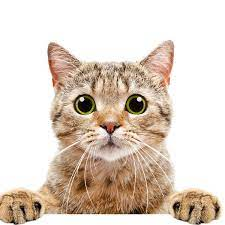
#> input picture Day_1/cat.png, 225 x 225 px, found by its file name
$ python 09_stack.py
#> lines starting #> are read from the running program, lines starting #| are printed output that depends on the picture; after the words box and inside, x2 and y2 are one past the last pixel; in counts of white or black regions, pixels touching at a corner belong together
import cv2
import numpy as np

def stackImages(scale, imgArray):
    rows = len(imgArray)
    cols = len(imgArray[0])
    rowsAvailable = isinstance(imgArray[0], list)
    width = imgArray[0][0].shape[1]
    height = imgArray[0][0].shape[0]
    if rowsAvailable:
        for x in range (0, rows):
            for y in range(0, cols):
                if imgArray[x][y].shape[:2] == imgArray[0][0].shape [:2]:
                    imgArray[x][y] = cv2.resize(imgArray[x][y], (0, 0), None, scale, scale)
                else:
                    imgArray[x][y] = cv2.resize(imgArray[x][y], (imgArray[0][0].shape[1], imgArray[0][0].shape[0]), None, scale, scale)
                if len(imgArray[x][y].shape) == 2: imgArray[x][y]= cv2.cvtColor( imgArray[x][y], cv2.COLOR_GRAY2BGR)
        imageBlank = np.zeros((height, width, 3), np.uint8)
        hor = [imageBlank]*rows
        hor_con = [imageBlank]*rows
        for x in range(0, rows):
            hor[x] = np.hstack(imgArray[x])
        ver = np.vstack(hor)
    else:
        for x in range(0, rows):
            if imgArray[x].shape[:2] == imgArray[0].shape[:2]:
                imgArray[x] = cv2.resize(imgArray[x], (0, 0), None, scale, scale)
            else:
                imgArray[x] = cv2.resize(imgArray[x], (imgArray[0].shape[1], imgArray[0].shape[0]), None,scale, scale)
            if len(imgArray[x].shape) == 2: imgArray[x] = cv2.cvtColor(imgArray[x], cv2.COLOR_GRAY2BGR)
        hor= np.hstack(imgArray)
        ver = hor
    return ver

img = cv2.imread('Day_1/cat.png')
#> img is the input picture: shape (225, 225, 3); mean B, G, R 197, 209.1, 222.5
kernel = np.ones((5,5),np.uint8)

imgGray = cv2.cvtColor(img,cv2.COLOR_BGR2GRAY)
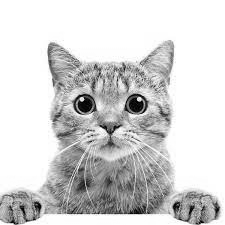
#> imgGray: shape (225, 225); min 0, max 255, mean 211.7
imgBlur = cv2.GaussianBlur(imgGray, (7,7), 0)
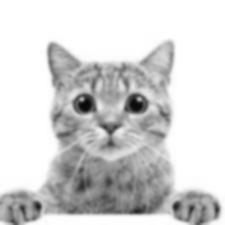
#> imgBlur: shape (225, 225); min 8, max 255, mean 211.7
imgCanny = cv2.Canny(img, 150, 200)
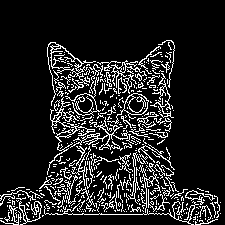
#> imgCanny: shape (225, 225); 13.4% white in thin lines or dots, all inside (x1, y1, x2, y2) = (0, 40, 221, 225)
imgDialation = cv2.dilate(imgCanny, kernel, iterations=1)
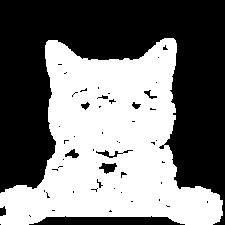
#> imgDialation: shape (225, 225); 46.4% white; 1 white region, box (x1, y1, x2, y2) and area: (0, 38, 223, 225) 23475
imgEroded = cv2.erode(imgDialation, kernel, iterations=1)
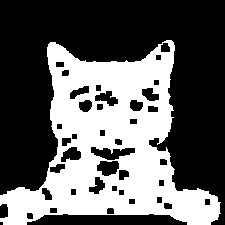
#> imgEroded: shape (225, 225); 38% white; 1 white region, box (x1, y1, x2, y2) and area: (0, 40, 221, 225) 19253

imgStack = stackImages(0.5, ([img, imgGray, imgBlur], [imgCanny, imgDialation, imgEroded]))
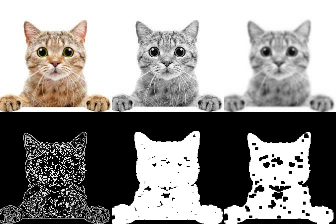
#> imgStack: shape (224, 336, 3); mean B, G, R 144.8, 146.9, 149.1

# [5 lines of commented-out code are left out]
cv2.imshow("ImageStack",imgStack)

cv2.waitKey(0)

$ run again, with Day_1/shapes.png copied over Day_1/cat.png
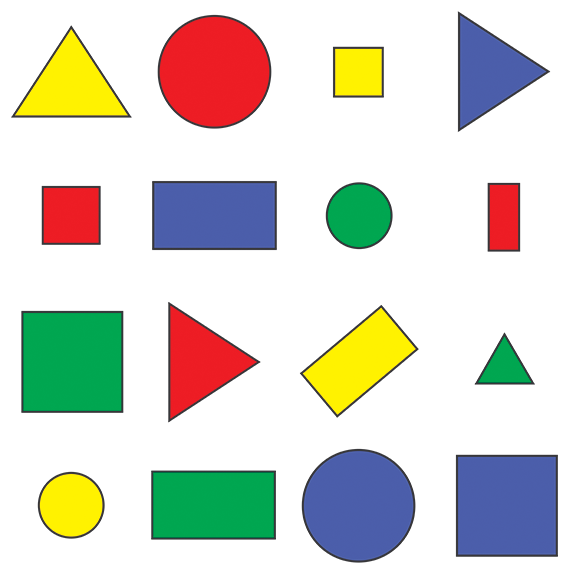
#> input picture Day_1/shapes.png, 576 x 577 px, found by its file name
#> img is the input picture: shape (577, 576, 3); mean B, G, R 205.1, 214.3, 214.2
#> `imgCanny = cv2.Canny(img, 150, 200)`:
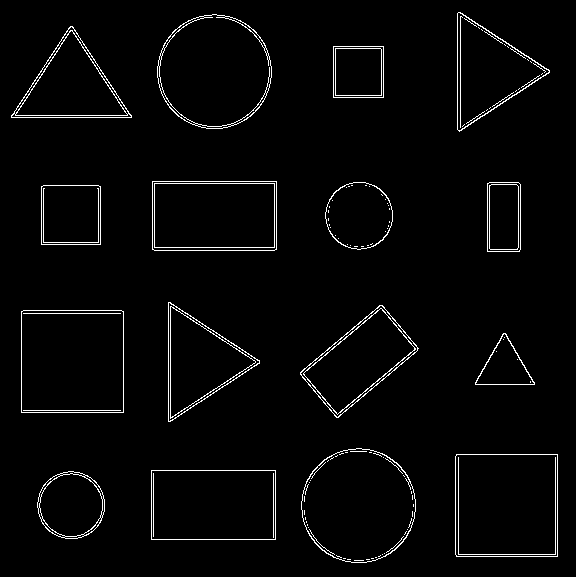
#> imgCanny: shape (577, 576); 2.6% white in thin lines or dots
#> imgDialation: shape (577, 576); 10.8% white; 16 white regions, largest, box (x1, y1, x2, y2) and area: (299, 446, 418, 565) 2946, (155, 12, 274, 131) 2923, (298, 303, 421, 420) 2919
#> imgEroded: shape (577, 576); 4.2% white; 16 white regions, largest, box (x1, y1, x2, y2) and area: (152, 181, 277, 251) 1249, (457, 12, 550, 132) 1246, (300, 305, 419, 418) 1163
#> `imgStack = stackImages(0.5, ([img, imgGray, imgBlur], [imgCanny, imgDi..`:
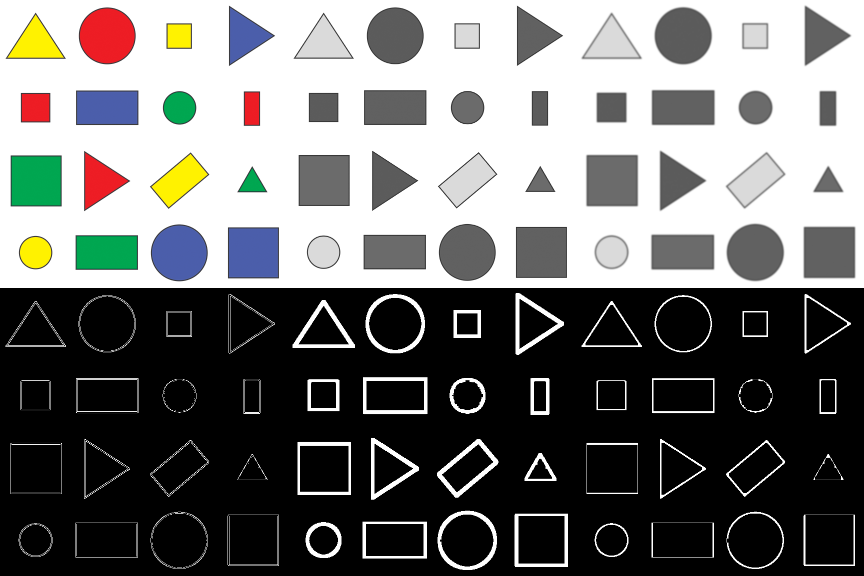
#> imgStack: shape (576, 864, 3); mean B, G, R 112.7, 114.2, 114.2
